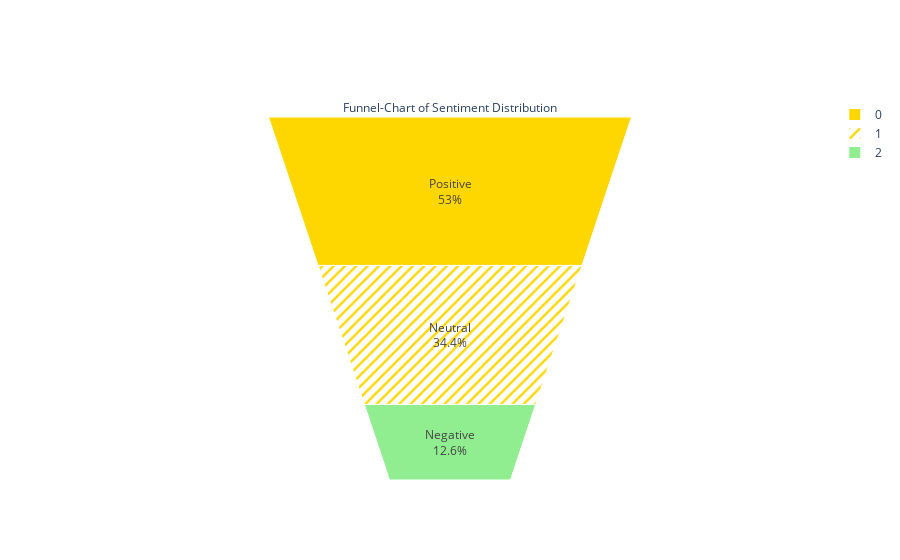

Source (notebook cell):
### Markdown cell above
<h3><center> Funnel Chart </center> </h3>

### Code cell
colors = ["gold", "gold", "lightgreen"]
fig = go.Figure(go.Funnelarea(
    text =temp.Sentiment_Label,
    values = temp.date,
    title = {"position": "top center", "text": "Funnel-Chart of Sentiment Distribution"},
    marker=dict(colors=colors, pattern=dict(shape=["", "/", "", ""]))
    
    ))
ofl.iplot(fig)

### Figure 1 — Plotly figure (JSON) as saved in the notebook; plotly's stock layout.template omitted (floating-point values rounded to 4 significant figures)
{"data": [{"marker": {"colors": ["gold", "gold", "lightgreen"], "pattern": {"shape": ["", "/", "", ""]}}, "text": ["Positive", "Neutral", "Negative"], "title": {"position": "top center", "text": "Funnel-Chart of Sentiment Distribution"}, "type": "funnelarea", "values": [443, 288, 105]}], "layout": {}}
